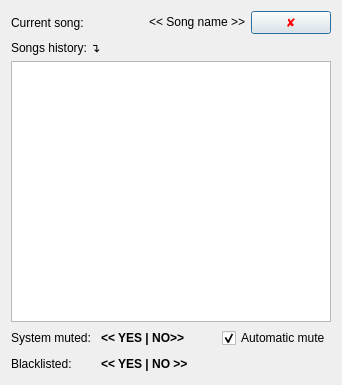
<?xml version="1.0" encoding="UTF-8"?>
<ui version="4.0">
 <class>Spotimute</class>
 <widget class="QDialog" name="Spotimute">
  <property name="geometry">
   <rect>
    <x>0</x>
    <y>0</y>
    <width>342</width>
    <height>385</height>
   </rect>
  </property>
  <property name="windowTitle">
   <string>Spotify mute</string>
  </property>
  <layout class="QGridLayout" name="gridLayout_2">
   <item row="1" column="0" colspan="2">
    <widget class="QLabel" name="label">
     <property name="text">
      <string>Songs history: ↴</string>
     </property>
    </widget>
   </item>
   <item row="3" column="0" colspan="2">
    <layout class="QGridLayout" name="gridLayout">
     <item row="0" column="3">
      <widget class="QCheckBox" name="cbAutoMute">
       <property name="text">
        <string>Automatic mute</string>
       </property>
       <property name="checked">
        <bool>true</bool>
       </property>
      </widget>
     </item>
     <item row="0" column="0">
      <widget class="QLabel" name="label_4">
       <property name="text">
        <string>System muted: </string>
       </property>
      </widget>
     </item>
     <item row="0" column="1">
      <widget class="QLabel" name="lblIsMuted">
       <property name="font">
        <font>
         <weight>75</weight>
         <bold>true</bold>
        </font>
       </property>
       <property name="text">
        <string>&lt;&lt; YES | NO&gt;&gt; </string>
       </property>
      </widget>
     </item>
     <item row="1" column="0">
      <widget class="QLabel" name="label_6">
       <property name="text">
        <string>Blacklisted:</string>
       </property>
      </widget>
     </item>
     <item row="1" column="1">
      <widget class="QLabel" name="lblBlacklisted">
       <property name="font">
        <font>
         <weight>75</weight>
         <bold>true</bold>
        </font>
       </property>
       <property name="text">
        <string>&lt;&lt; YES | NO &gt;&gt;</string>
       </property>
      </widget>
     </item>
     <item row="0" column="2">
      <spacer name="horizontalSpacer_2">
       <property name="orientation">
        <enum>Qt::Horizontal</enum>
       </property>
       <property name="sizeHint" stdset="0">
        <size>
         <width>40</width>
         <height>20</height>
        </size>
       </property>
      </spacer>
     </item>
     <item row="1" column="2" colspan="2">
      <spacer name="horizontalSpacer_3">
       <property name="orientation">
        <enum>Qt::Horizontal</enum>
       </property>
       <property name="sizeHint" stdset="0">
        <size>
         <width>40</width>
         <height>20</height>
        </size>
       </property>
      </spacer>
     </item>
    </layout>
   </item>
   <item row="2" column="0" colspan="2">
    <widget class="QListWidget" name="lwSongs">
     <property name="alternatingRowColors">
      <bool>true</bool>
     </property>
     <property name="selectionMode">
      <enum>QAbstractItemView::SingleSelection</enum>
     </property>
     <property name="selectionBehavior">
      <enum>QAbstractItemView::SelectRows</enum>
     </property>
    </widget>
   </item>
   <item row="0" column="0" colspan="2">
    <layout class="QHBoxLayout" name="horizontalLayout_2">
     <item>
      <widget class="QLabel" name="label_5">
       <property name="text">
        <string>Current song:</string>
       </property>
      </widget>
     </item>
     <item>
      <spacer name="horizontalSpacer_4">
       <property name="orientation">
        <enum>Qt::Horizontal</enum>
       </property>
       <property name="sizeHint" stdset="0">
        <size>
         <width>40</width>
         <height>20</height>
        </size>
       </property>
      </spacer>
     </item>
     <item>
      <widget class="QLabel" name="lblSongName">
       <property name="text">
        <string>&lt;&lt; Song name &gt;&gt;</string>
       </property>
       <property name="alignment">
        <set>Qt::AlignRight|Qt::AlignTrailing|Qt::AlignVCenter</set>
       </property>
      </widget>
     </item>
     <item>
      <widget class="QPushButton" name="pbBlacklistThis">
       <property name="toolTip">
        <string>Blacklist this one!</string>
       </property>
       <property name="styleSheet">
        <string notr="true">color: red</string>
       </property>
       <property name="text">
        <string>✘</string>
       </property>
      </widget>
     </item>
    </layout>
   </item>
  </layout>
  <zorder>lwSongs</zorder>
  <zorder>label</zorder>
 </widget>
 <tabstops>
  <tabstop>cbAutoMute</tabstop>
  <tabstop>lwSongs</tabstop>
  <tabstop>pbBlacklistThis</tabstop>
 </tabstops>
 <resources/>
 <connections/>
</ui>
